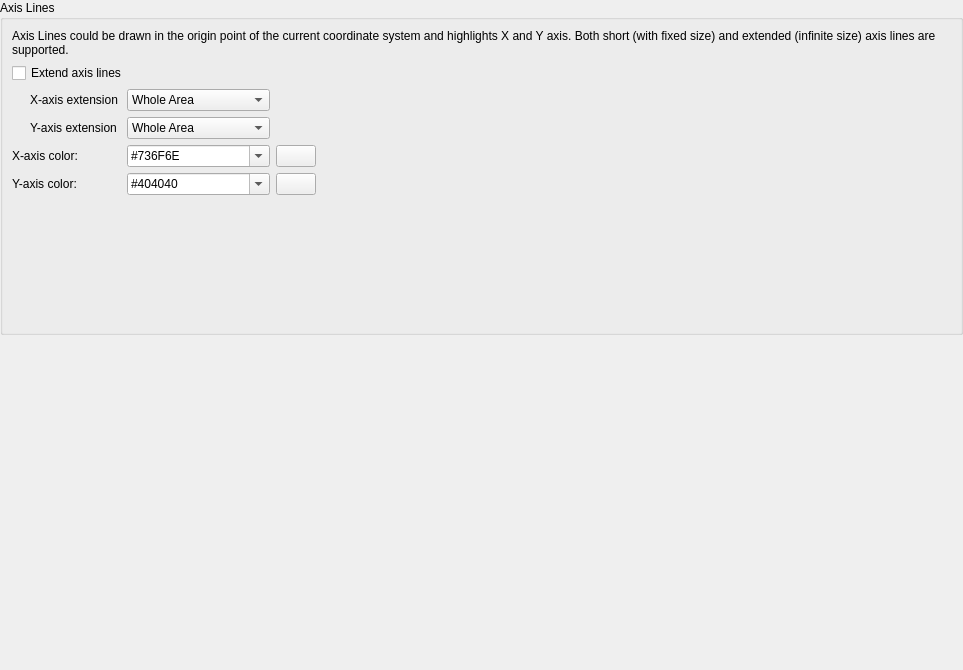
<?xml version="1.0" encoding="UTF-8"?>
<ui version="4.0">
 <class>LC_SettingsPageCoordinateSystemAxisLines</class>
 <widget class="QWidget" name="LC_SettingsPageCoordinateSystemAxisLines">
  <property name="geometry">
   <rect>
    <x>0</x>
    <y>0</y>
    <width>963</width>
    <height>670</height>
   </rect>
  </property>
  <layout class="QGridLayout" name="gridLayout_main">
   <property name="leftMargin">
    <number>0</number>
   </property>
   <property name="topMargin">
    <number>0</number>
   </property>
   <property name="rightMargin">
    <number>0</number>
   </property>
   <property name="bottomMargin">
    <number>0</number>
   </property>
   <item row="0" column="0">
    <widget class="QGroupBox" name="groupBox_9">
     <property name="title">
      <string>Axis Lines</string>
     </property>
     <layout class="QGridLayout" name="gridLayout_ax">
      <item row="2" column="1">
       <widget class="LC_ContentAdjustableComboBox" name="cbXAxisAreas">
        <property name="toolTip">
         <string>X-Axis Extension Mode

Defines how to draw extended X axis</string>
        </property>
        <item>
         <property name="text">
          <string>Whole Area</string>
         </property>
        </item>
        <item>
         <property name="text">
          <string>Positive Values Area</string>
         </property>
        </item>
       </widget>
      </item>
      <item row="3" column="1">
       <widget class="LC_ContentAdjustableComboBox" name="cbYAxisAreas">
        <property name="toolTip">
         <string>Y-Axis Extension Mode

Defines how to draw extended Y axis</string>
        </property>
        <item>
         <property name="text">
          <string>Whole Area</string>
         </property>
        </item>
        <item>
         <property name="text">
          <string>Positive Values Area</string>
         </property>
        </item>
       </widget>
      </item>
      <item row="3" column="0">
       <widget class="QLabel" name="lYAxisAreas">
        <property name="styleSheet">
         <string notr="true">margin-left:15px</string>
        </property>
        <property name="text">
         <string>Y-axis extension</string>
        </property>
        <property name="buddy">
         <cstring>cbYAxisAreas</cstring>
        </property>
       </widget>
      </item>
      <item row="4" column="0">
       <widget class="QLabel" name="lAxisXColor">
        <property name="text">
         <string>X-axis color:</string>
        </property>
        <property name="buddy">
         <cstring>cbAxisXColor</cstring>
        </property>
       </widget>
      </item>
      <item row="5" column="0">
       <widget class="QLabel" name="lAxisYColor">
        <property name="text">
         <string>Y-axis color:</string>
        </property>
        <property name="buddy">
         <cstring>cbAxisYColor</cstring>
        </property>
       </widget>
      </item>
      <item row="5" column="1">
       <widget class="LC_ContentAdjustableComboBox" name="cbAxisYColor">
        <property name="toolTip">
         <string>Y-Axis Color

Color for Y axis</string>
        </property>
        <property name="editable">
         <bool>true</bool>
        </property>
        <property name="currentText">
         <string>#404040</string>
        </property>
       </widget>
      </item>
      <item row="4" column="2">
       <widget class="LC_ColorButton" name="pb_axis_X">
        <property name="toolTip">
         <string>X-Axis Color

Click to select color.</string>
        </property>
       </widget>
      </item>
      <item row="0" column="0" colspan="4">
       <widget class="QLabel" name="label">
        <property name="text">
         <string>Axis Lines could be drawn in the origin point of the current coordinate system and highlights X and Y axis. Both short (with fixed size) and extended (infinite size) axis lines are supported.</string>
        </property>
        <property name="wordWrap">
         <bool>true</bool>
        </property>
       </widget>
      </item>
      <item row="5" column="2">
       <widget class="LC_ColorButton" name="pb_axis_Y">
        <property name="toolTip">
         <string>Y-Axis Color

Click to select color.</string>
        </property>
       </widget>
      </item>
      <item row="1" column="0" colspan="2">
       <widget class="QCheckBox" name="cbGridExtendAxisLines">
        <property name="toolTip">
         <string>Extend Axis Lines

If checked, axises will be inifinite lines.</string>
        </property>
        <property name="text">
         <string>Extend axis lines</string>
        </property>
       </widget>
      </item>
      <item row="4" column="1">
       <widget class="LC_ContentAdjustableComboBox" name="cbAxisXColor">
        <property name="toolTip">
         <string>X-Axis Color

Color for X axis</string>
        </property>
        <property name="editable">
         <bool>true</bool>
        </property>
        <property name="currentText">
         <string>#736F6E</string>
        </property>
       </widget>
      </item>
      <item row="2" column="0">
       <widget class="QLabel" name="lXAxisAreas">
        <property name="styleSheet">
         <string notr="true">margin-left:15px</string>
        </property>
        <property name="text">
         <string>X-axis extension</string>
        </property>
        <property name="buddy">
         <cstring>cbXAxisAreas</cstring>
        </property>
       </widget>
      </item>
      <item row="4" column="3">
       <spacer name="horizontalSpacer">
        <property name="orientation">
         <enum>Qt::Orientation::Horizontal</enum>
        </property>
        <property name="sizeHint" stdset="0">
         <size>
          <width>0</width>
          <height>0</height>
         </size>
        </property>
       </spacer>
      </item>
      <item row="6" column="1">
       <spacer name="verticalSpacer_2">
        <property name="orientation">
         <enum>Qt::Orientation::Vertical</enum>
        </property>
        <property name="sizeHint" stdset="0">
         <size>
          <width>0</width>
          <height>0</height>
         </size>
        </property>
       </spacer>
      </item>
     </layout>
    </widget>
   </item>
   <item row="1" column="0">
    <spacer name="verticalSpacer">
     <property name="orientation">
      <enum>Qt::Orientation::Vertical</enum>
     </property>
     <property name="sizeHint" stdset="0">
      <size>
       <width>0</width>
       <height>0</height>
      </size>
     </property>
    </spacer>
   </item>
  </layout>
 </widget>
 <customwidgets>
  <customwidget>
   <class>LC_ColorButton</class>
   <extends>QPushButton</extends>
   <header>lc_color_button.h</header>
  </customwidget>
  <customwidget>
   <class>LC_ContentAdjustableComboBox</class>
   <extends>QComboBox</extends>
   <header location="global">lc_content_adjustable_combo_box.h</header>
  </customwidget>
 </customwidgets>
 <resources/>
 <connections/>
</ui>
